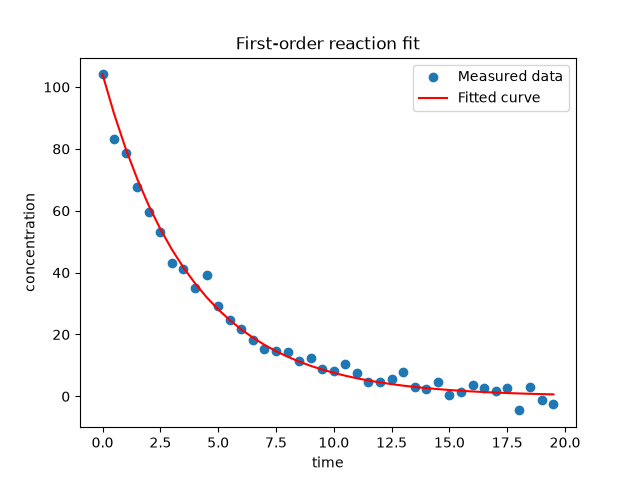

This chart was generated by the following Python code:
"""
PW2 Lab B Part 3 -- fit a reaction's rate constant to measured data.

A first-order reaction decays as  C(t) = C0 * exp(-k*t).  You have noisy
concentration-vs-time measurements; find the k that best matches them.
Complete the TODOs. Run:  python kinetics.py
"""
import numpy as np
import matplotlib.pyplot as plt
from scipy.optimize import minimize

# TODO 1: read kinetics.csv (columns time, concentration) into arrays t, C.
#         Set C0 = the first concentration.
data = np.loadtxt("kinetics.csv", delimiter=",", skiprows=1)
t = data[:, 0]
C = data[:, 1]
C0 = C[0]

# TODO 2: write total_error(k) = sum of (measured - C0*exp(-k*t))^2.
#         This is the "how bad" number: small when the model matches the data.
def total_error(k):
    model = C0 * np.exp(-k[0] * t)
    difference = C - model
    return np.sum(difference ** 2)

# TODO 3: minimise total_error with scipy.optimize.minimize (method "SLSQP",
#         bounds [(0, 5)], start x0=0.5). Print the fitted k.
result = minimize(total_error, x0=[0.5], method="SLSQP", bounds=[(0, 5)])
k_fit = result.x[0]
print("Fitted k:", k_fit)

# TODO 4: plot the measured data (points) and your fitted curve (line) together.
#         Save as kinetics.png.
fitted_curve = C0 * np.exp(-k_fit * t)

plt.scatter(t, C, label="Measured data")
plt.plot(t, fitted_curve, color="red", label="Fitted curve")
plt.xlabel("time")
plt.ylabel("concentration")
plt.title("First-order reaction fit")
plt.legend()
plt.savefig("kinetics.png")
